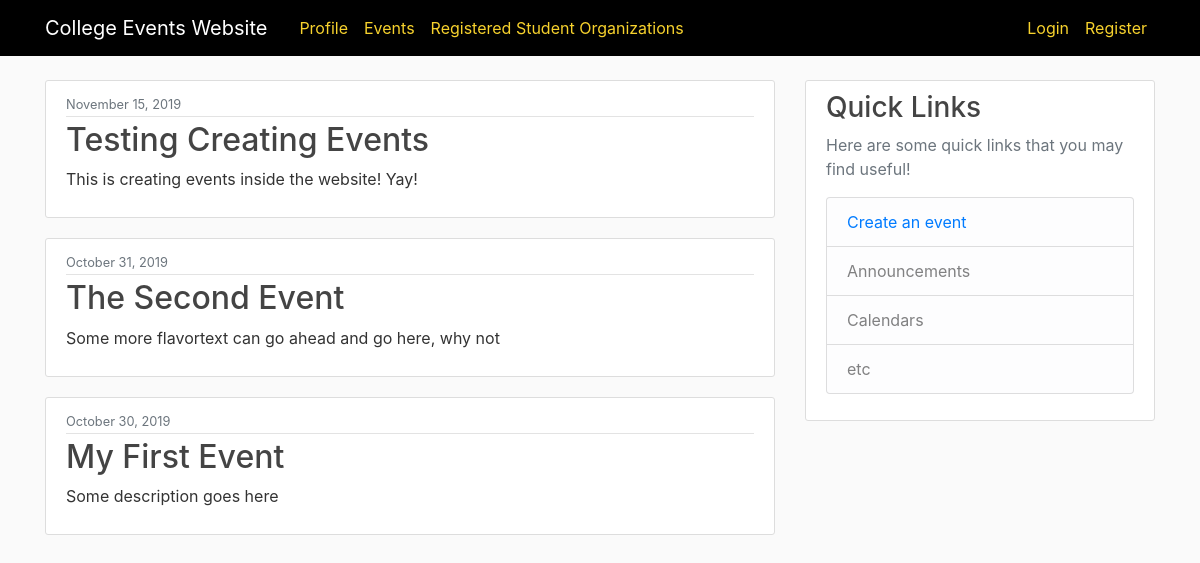
The app's page /events/, older data.
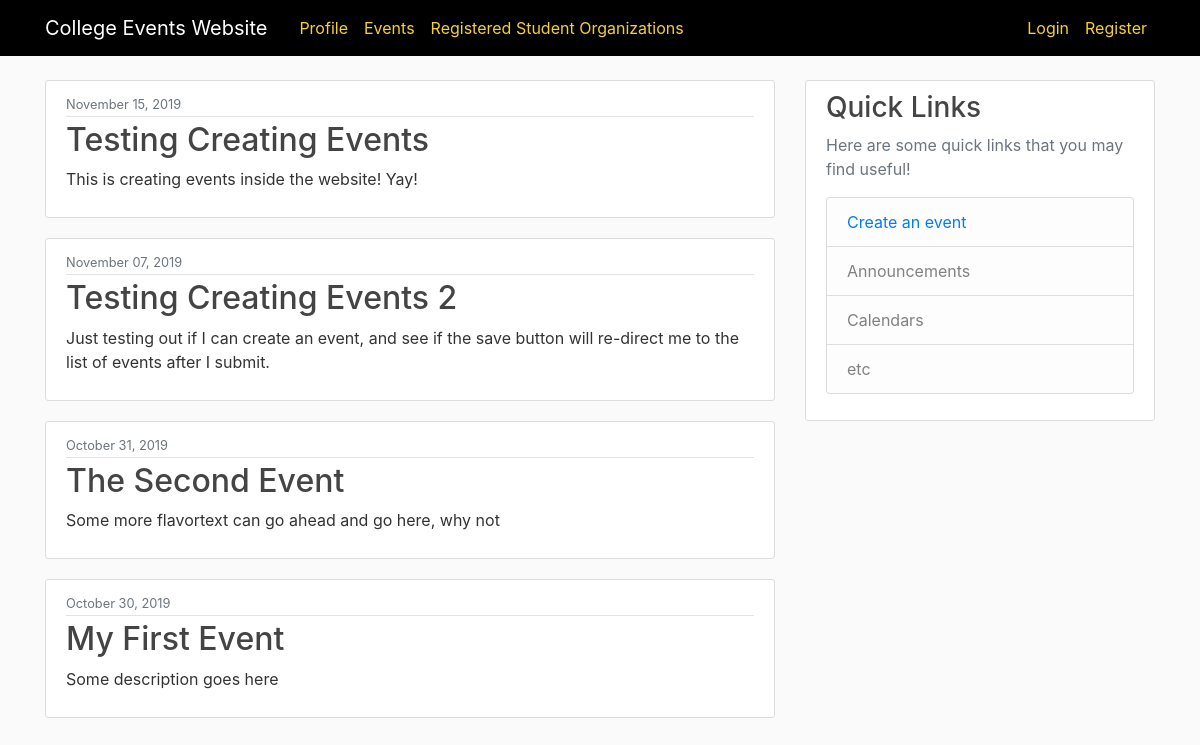
The same page, newer data.
### Events/models.py (models this page shows, shortened)
class Event(models.Model):
  id = models.AutoField(primary_key=True)
  name = models.CharField(max_length = MAX_LENGTH_EVENT_NAME)
  description = models.TextField()
  date = models.DateField(default=DEFAULT_DATE)
  startTime = models.TimeField(default=DEFAULT_START_TIME)
  endTime = models.TimeField(default=DEFAULT_END_TIME)
  user = models.ForeignKey(User, on_delete=models.CASCADE, default=defaultUser, null=True, blank=True)

### Events/views.py (the view)
class EventListView(ListView):
  model = Event
  template_name = 'events/event_list.html'  # Default = <app>/<model>_<viewtype>.html
  context_object_name = 'events'
  ordering = ['-date']

### Events/templates/Events/event_list.html
{% extends "Home/base.html" %}
{% block content %}
  {% for event in events %}
    <article class="media content-section">
      <div class="media-body">
        <div class="article-metadata">
          <small class="text-muted">{{ event.date|date:"F d, Y" }}</small>
        </div>
        <h2><a class="article-title" href="{% url 'event-detail' event.id %}">{{ event.name }}</a></h2>
        <p class="article-content">{{ event.description }}</p>
      </div>
    </article>
  {% endfor %}
{% endblock content %}

Row changes from the older to the newer data that the page shows:
added Event: date "November 07, 2019", name "Testing Creating Events 2", description "Just testing out if I can create an event, and see if the save button will re-direct me to the list of events after I submit."
